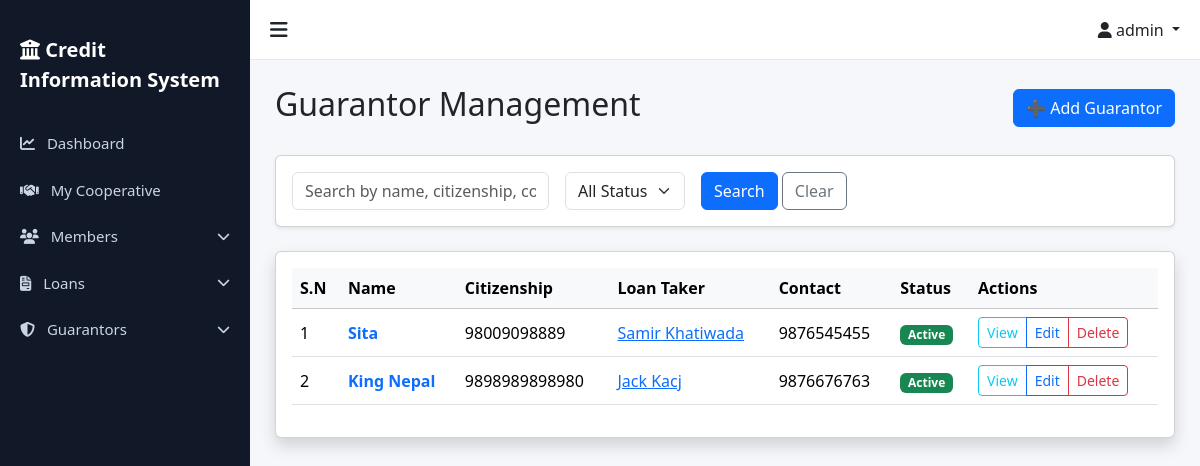
Page /loans/guarantors/ (signed in) on the earlier database version.
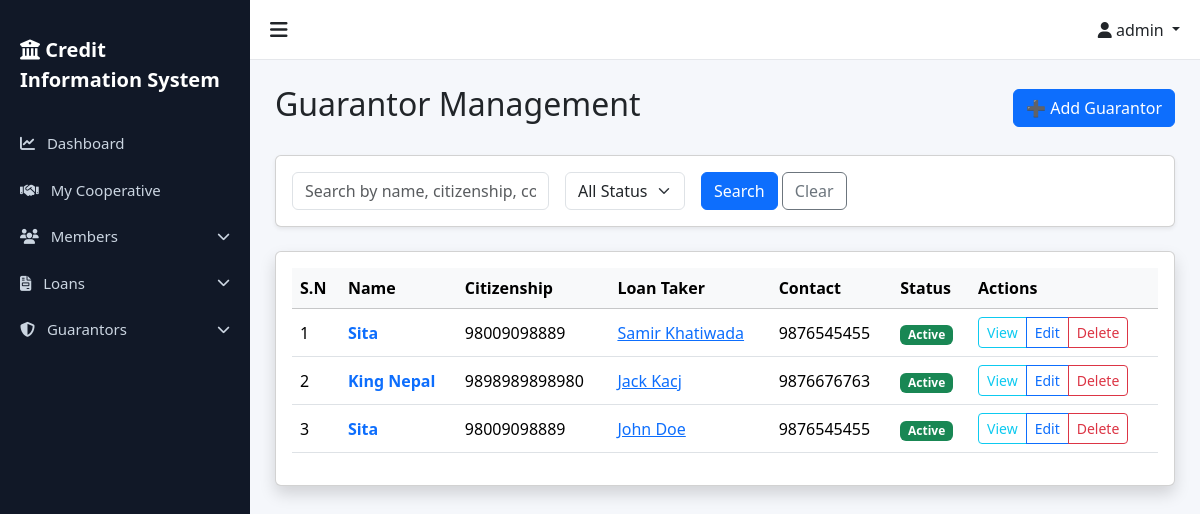
Same page on the later database version.
### loans/models.py (models this page shows, shortened)
class Guarantor(models.Model):
    STATUS_CHOICES = [
        ('Active', 'Active'),
        ('Released', 'Released'),
    ]
    name = models.CharField(max_length=255)
    citizenship_number = models.CharField(max_length=50)
    loan = models.ForeignKey(Loan, on_delete=models.CASCADE, related_name="guarantors")
    member = models.ForeignKey(Member, on_delete=models.SET_NULL, null=True, blank=True, related_name="guaranteed_loans")
    contact_number = models.CharField(max_length=15)
    status = models.CharField(max_length=10, choices=STATUS_CHOICES, default='Active')

class Loan(models.Model):
    STATUS_CHOICES = [
        ('Active', 'Active'),
        ('Cleared', 'Cleared'),
        ('Overdue', 'Overdue'),
    ]
    loan_id = models.AutoField(primary_key=True)
    member = models.ForeignKey(
        Member,
        on_delete=models.CASCADE,
        related_name="loans"
    )
    cooperative = models.ForeignKey(
        Cooperative,
        on_delete=models.CASCADE,
        related_name="loans"
    )
    loan_amount = models.DecimalField(max_digits=12, decimal_places=2)
    interest_rate = models.DecimalField(
        max_digits=5,
        decimal_places=2,
        help_text="Interest rate in %"
    )
    loan_date = models.DateField()
    due_date = models.DateField()
    status = models.CharField(
        max_length=10,
        choices=STATUS_CHOICES,
        default="Active"
    )
    remaining_balance = models.DecimalField(
        max_digits=12,
        decimal_places=2,
        blank=True
    )
    created_by = models.ForeignKey(
        settings.AUTH_USER_MODEL,
        on_delete=models.SET_NULL,
        null=True
    )
    created_at = models.DateTimeField(auto_now_add=True)

### members/models.py (models this page shows, shortened)
class Member(models.Model):
    full_name = models.CharField(max_length=255)
    citizenship_number = models.CharField(max_length=50, unique=True)
    unique_system_id = models.CharField(max_length=100, unique=True, editable=False)
    address = models.TextField()
    phone = models.CharField(max_length=20)
    blacklist_status = models.BooleanField(default=False)
    cooperative = models.ForeignKey(
        'cooperatives.Cooperative',
        on_delete=models.CASCADE,
        related_name='members'
    )
    created_at = models.DateTimeField(auto_now_add=True)
    updated_at = models.DateTimeField(auto_now=True)
    class Meta:
        ordering = ['-created_at']
        indexes = [
            models.Index(fields=['citizenship_number']),
            models.Index(fields=['unique_system_id']),
            models.Index(fields=['blacklist_status']),
        ]

### loans/views.py (the view, shortened to what this page needs)
# urls.py: path('guarantors/', GuarantorListView.as_view(), name='guarantor_list'),
class GuarantorListView(StaffOrAdminMixin, LoginRequiredMixin, ListView):
    model = Guarantor
    template_name = 'loans/guarantor_list.html'
    context_object_name = 'guarantors'
    paginate_by = 10
    ordering = ['id']
    def get_queryset(self):
        qs = super().get_queryset()
        if not self.request.user.is_superadmin():
            qs = qs.filter(loan__cooperative=self.request.user.cooperative)
        search_query = self.request.GET.get('search', '')
        status_filter = self.request.GET.get('status', '')
        if status_filter:
            qs = qs.filter(status=status_filter)
        return qs
    def get_context_data(self, **kwargs):
        context = super().get_context_data(**kwargs)
        context['search_query'] = self.request.GET.get('search', '')
        context['status_filter'] = self.request.GET.get('status', '')
        return context

### accounts/models.py (called while the page is built)
    def is_superadmin(self):
        return self.role == 'superadmin'

    def is_admin(self):
        return self.role == 'admin'

    def is_staff_user(self):
        return self.role == 'staff'

### accounts/permissions.py (called while the page is built)
    def test_func(self):
        return self.request.user.is_authenticated and (
            self.request.user.is_staff_user() or
            self.request.user.is_admin() or
            self.request.user.is_superadmin()
        )

### templates/loans/guarantor_list.html (shortened to what this page needs)
{% extends "base.html" %}
{% block content %}
<div class="d-flex justify-content-between align-items-center mb-4">
    <h2>Guarantor Management</h2>
    <a href="{% url 'loans:add_guarantor' %}" class="btn btn-primary">➕ Add Guarantor</a>
</div>
<div class="card shadow-sm mb-4">
    <div class="card-body">
        <form method="get" class="row row-cols-lg-auto g-3 align-items-center">
            <div class="col-12">
                <input type="text" name="search" class="form-control"
                    placeholder="Search by name, citizenship, contact, loan taker..." value="{{ search_query }}">
            </div>
            <div class="col-12">
                <select name="status" class="form-select">
                    <option value="">All Status</option>
                </select>
            </div>
            <div class="col-12">
                <button type="submit" class="btn btn-primary">Search</button>
                <a href="{% url 'loans:guarantor_list' %}" class="btn btn-outline-secondary">Clear</a>
            </div>
        </form>
    </div>
</div>
<div class="card shadow">
    <div class="card-body">
        <div class="table-responsive">
            <table class="table table-hover align-middle">
                <thead class="table-light">
                    <tr>
                        <th>S.N</th>
                        <th>Name</th>
                        <th>Citizenship</th>
                        <th>Loan Taker</th>
                        <th>Contact</th>
                        <th>Status</th>
                        <th>Actions</th>
                    </tr>
                </thead>
                <tbody>
                    {% for guarantor in guarantors %}
                    <tr>
                        <td>{{ forloop.counter }}</td>
                        <td>
                            <a href="{% url 'loans:guarantor_detail' guarantor.pk %}"
                                class="text-decoration-none fw-bold">
                                {{ guarantor.name }}
                            </a>
                        </td>
                        <td>{{ guarantor.citizenship_number }}</td>
                        <td><a href="{% url 'loans:loan_detail' guarantor.loan.loan_id %}">{{guarantor.loan.member.full_name }}</a></td>
                        <td>{{ guarantor.contact_number }}</td>
                        <td>
                            {% if guarantor.status == "Active" %}
                            <span class="badge bg-success">Active</span>
                            {% else %}
                            <span class="badge bg-secondary">Released</span>
                            {% endif %}
                        </td>
                        <td>
                            <div class="btn-group btn-group-sm">
                                <a href="{% url 'loans:guarantor_detail' guarantor.pk %}"
                                    class="btn btn-outline-info">View</a>
                                <a href="{% url 'loans:update_guarantor' guarantor.pk %}"
                                    class="btn btn-outline-primary">Edit</a>
                                {% if user.is_superadmin or user.is_admin %}
                                <a href="{% url 'loans:delete_guarantor' guarantor.pk %}"
                                    class="btn btn-outline-danger">Delete</a>
                                {% endif %}
                            </div>
                        </td>
                    </tr>
                    {% empty %}
                    <tr>
                        <td colspan="7" class="text-center py-4">No guarantors found.</td>
                    </tr>
                    {% endfor %}
                </tbody>
            </table>
        </div>
    </div>
</div>
{% endblock %}

Differences in the rows shown:
added Guarantor: name "Sita", citizenship_number "98009098889", loan.member.full_name "John Doe", contact_number "9876545455", status "Active"
